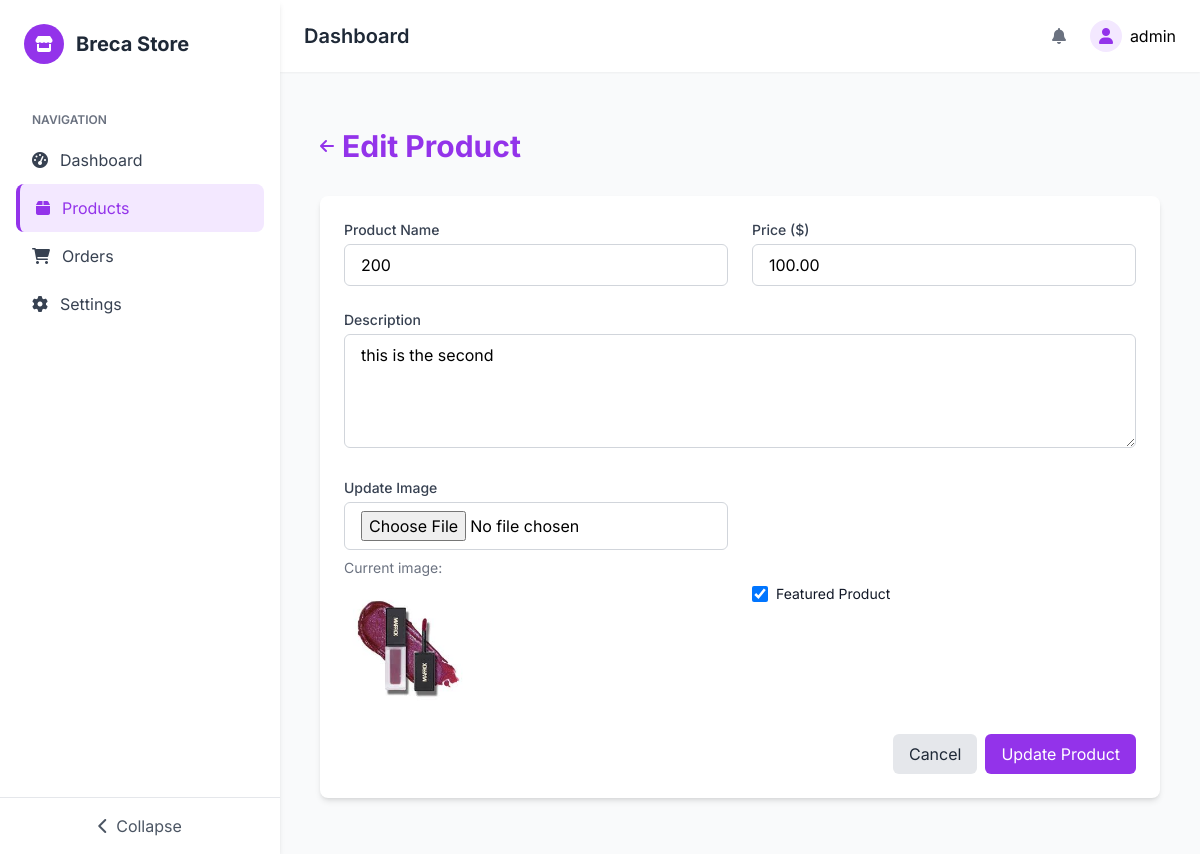
Page /admin-panel/products/edit/2/ (signed in) on the committed database.
### store/models.py (models this page shows, shortened)
class StoreSettings(models.Model):
    store_name = models.CharField(max_length=100)
    email = models.EmailField()
    address = models.TextField()
    phone = models.CharField(max_length=20)
    whatsapp = models.CharField(max_length=20)
    instagram = models.URLField(blank=True)
    facebook = models.URLField(blank=True)
    twitter = models.URLField(blank=True)
    logo = models.ImageField(upload_to='store/logos/', blank=True)
    class Meta:
        verbose_name = 'Store Settings'
        verbose_name_plural = 'Store Settings'

class Product(models.Model):
    name = models.CharField(max_length=200)
    price = models.DecimalField(max_digits=10, decimal_places=2)
    description = models.TextField()
    image = models.ImageField(upload_to='products/')
    featured = models.BooleanField(default=False)
    created_at = models.DateTimeField(auto_now_add=True)

### store/views.py (the view, shortened to what this page needs)
# urls.py: path('admin-panel/products/edit/<int:product_id>/', views.admin_product_edit, name='admin_product_edit'),
@user_passes_test(is_admin)
def admin_product_edit(request, product_id=None):
    if product_id:
        product = get_object_or_404(Product, id=product_id)
        title = "Edit Product"
    else:
        product = None
        title = "Add New Product"
    return render(request, 'store/admin/product_edit.html', {
        'product': product,
        'title': title,
    })

### store/context_processors.py (called while the page is built)
def store_settings(request):
    settings = StoreSettings.objects.first()
    return {'store_settings': settings}

### store/views.py (called while the page is built)
def is_admin(user):
    return user.is_staff

### store/templates/store/admin/product_edit.html (shortened to what this page needs)
{% extends 'store/admin/base.html' %}
{% block content %}
<div class="container mx-auto px-4 py-8">
    <div class="flex items-center mb-8">
        <a href="{% url 'admin_products' %}" class="text-purple-600 hover:text-purple-800 mr-2">
            <i class="fas fa-arrow-left"></i>
        </a>
        <h1 class="text-3xl font-bold text-[#9333EA]">{{ title }}</h1>
    </div>
    <div class="bg-white rounded-lg shadow-md p-6">
        <form method="POST" enctype="multipart/form-data">
            <div class="grid grid-cols-1 md:grid-cols-2 gap-6">
                <div>
                    <label for="name" class="block text-sm font-medium text-gray-700 mb-1">Product Name</label>
                    <input type="text" name="name" id="name" value="{{ product.name }}" required
                           class="w-full px-4 py-2 border border-gray-300 rounded-md focus:outline-none focus:ring-2 focus:ring-purple-500">
                </div>
                <div>
                    <label for="price" class="block text-sm font-medium text-gray-700 mb-1">Price ($)</label>
                    <input type="number" name="price" id="price" value="{{ product.price }}" step="0.01" min="0" required
                           class="w-full px-4 py-2 border border-gray-300 rounded-md focus:outline-none focus:ring-2 focus:ring-purple-500">
                </div>
                <div class="md:col-span-2">
                    <label for="description" class="block text-sm font-medium text-gray-700 mb-1">Description</label>
                    <textarea name="description" id="description" rows="4" required
                              class="w-full px-4 py-2 border border-gray-300 rounded-md focus:outline-none focus:ring-2 focus:ring-purple-500">{{ product.description }}</textarea>
                </div>
                <div>
                    <label for="image" class="block text-sm font-medium text-gray-700 mb-1">
                        {% if product %}Update Image{% else %}Product Image{% endif %}
                    </label>
                    <input type="file" name="image" id="image" accept="image/*" {% if not product %}required{% endif %}
                           class="w-full px-4 py-2 border border-gray-300 rounded-md focus:outline-none focus:ring-2 focus:ring-purple-500">
                    {% if product and product.image %}
                    <div class="mt-2">
                        <p class="text-sm text-gray-500">Current image:</p>
                        <img src="{{ product.image.url }}" alt="{{ product.name }}" class="h-32 w-32 object-cover rounded mt-1">
                    </div>
                    {% endif %}
                </div>
                <div class="flex items-center">
                    <input type="checkbox" name="featured" id="featured" {% if product.featured %}checked{% endif %}
                           class="h-4 w-4 text-purple-600 focus:ring-purple-500 border-gray-300 rounded">
                    <label for="featured" class="ml-2 block text-sm text-gray-900">
                        Featured Product
                    </label>
                </div>
            </div>
            <div class="mt-6 flex justify-end">
                <a href="{% url 'admin_products' %}" class="bg-gray-200 hover:bg-gray-300 text-gray-800 px-4 py-2 rounded-md mr-2">
                    Cancel
                </a>
                <button type="submit" class="bg-purple-600 hover:bg-purple-700 text-white px-4 py-2 rounded-md">
                    {% if product %}Update{% else %}Create{% endif %} Product
                </button>
            </div>
        </form>
    </div>
</div>
{% endblock %}

### store/templates/store/admin/base.html (shortened to what this page needs)
{% load static %}
<!DOCTYPE html>
<html lang="en">
<head>
    <script src="https://cdn.tailwindcss.com"></script>
    <link rel="stylesheet" href="https://cdnjs.cloudflare.com/ajax/libs/font-awesome/6.0.0/css/all.min.css">
</head>
<body class="bg-gray-50">
    <div id="sidebar" class="sidebar fixed h-full bg-white shadow-md z-30">
        <div class="p-6 flex items-center">
            <div class="w-10 h-10 rounded-full bg-purple-600 flex items-center justify-center text-white">
                <i class="fas fa-store"></i>
            </div>
            <span class="logo-text ml-3 text-xl font-bold text-gray-800">{{ store_settings.store_name }}</span>
        </div>
        <div class="px-4 py-6">
            <div class="text-xs uppercase text-gray-500 font-semibold mb-2 px-4">Navigation</div>
            <ul>
                <li>
                    <a href="{% url 'admin_dashboard' %}" class="nav-item flex items-center px-4 py-3 text-gray-700 rounded-lg {% if request.path == '/admin-panel/' %}active{% endif %}">
                        <i class="fas fa-tachometer-alt"></i>
                        <span class="nav-text ml-3">Dashboard</span>
                    </a>
                </li>
                <li>
                    <a href="{% url 'admin_products' %}" class="nav-item flex items-center px-4 py-3 text-gray-700 rounded-lg {% if '/admin-panel/products/' in request.path %}active{% endif %}">
                        <i class="fas fa-box"></i>
                        <span class="nav-text ml-3">Products</span>
                    </a>
                </li>
                <li>
                    <a href="{% url 'admin_orders' %}" class="nav-item flex items-center px-4 py-3 text-gray-700 rounded-lg {% if '/admin-panel/orders/' in request.path %}active{% endif %}">
                        <i class="fas fa-shopping-cart"></i>
                        <span class="nav-text ml-3">Orders</span>
                    </a>
                </li>
                <li>
                    <a href="{% url 'admin_settings' %}" class="nav-item flex items-center px-4 py-3 text-gray-700 rounded-lg {% if '/admin-panel/settings/' in request.path %}active{% endif %}">
                        <i class="fas fa-cog"></i>
                        <span class="nav-text ml-3">Settings</span>
                    </a>
                </li>
            </ul>
        </div>
        <div class="absolute bottom-0 left-0 right-0 p-4 border-t border-gray-200">
            <button id="toggleSidebar" class="w-full flex items-center justify-center text-gray-600 hover:text-purple-600">
                <i class="fas fa-chevron-left"></i>
                <span class="nav-text ml-2">Collapse</span>
            </button>
        </div>
    </div>
    <div id="contentArea" class="content-area min-h-screen">
        <header class="bg-white shadow-sm">
            <div class="flex justify-between items-center px-6 py-4">
                <div class="flex items-center">
                    <h1 class="text-xl font-semibold text-gray-800">{% block page_title %}Dashboard{% endblock %}</h1>
                </div>
                <div class="flex items-center space-x-4">
                    <div class="relative">
                        <button id="notificationsBtn" class="p-2 text-gray-500 hover:text-purple-600 relative">
                            <i class="fas fa-bell"></i>
                        </button>
                    </div>
                    <div class="relative">
                        <button id="userMenuBtn" class="flex items-center space-x-2">
                            <div class="w-8 h-8 rounded-full bg-purple-100 flex items-center justify-center text-purple-600">
                                <i class="fas fa-user"></i>
                            </div>
                            <span class="hidden md:inline">{{ request.user.username }}</span>
                        </button>
                    </div>
                </div>
            </div>
        </header>
        <main class="p-6">
            {% block content %}{% endblock %}
        </main>
    </div>
</body>
</html>

### store/templates/store/admin/base.html (style rules this page uses)
:root { --primary-purple: #9333EA; --light-purple: #F3E8FF; --dark-purple: #6B21A8; }
body { font-family: 'Inter', sans-serif; background-color: #f9fafb; }
.sidebar { width: 280px; transition: all 0.3s ease; }
.content-area { margin-left: 280px; transition: all 0.3s ease; }
.nav-item.active { background-color: var(--light-purple); color: var(--primary-purple); border-left: 4px solid var(--primary-purple); }

### rows in the picture
StoreSettings: store_name "Breca Store"
Product: name "200", price "100.00", description "this is the second", image (picture), featured "☑"

### other values in the picture
{{ request.user.username }} "admin"
{{ title }} "Edit Product"
